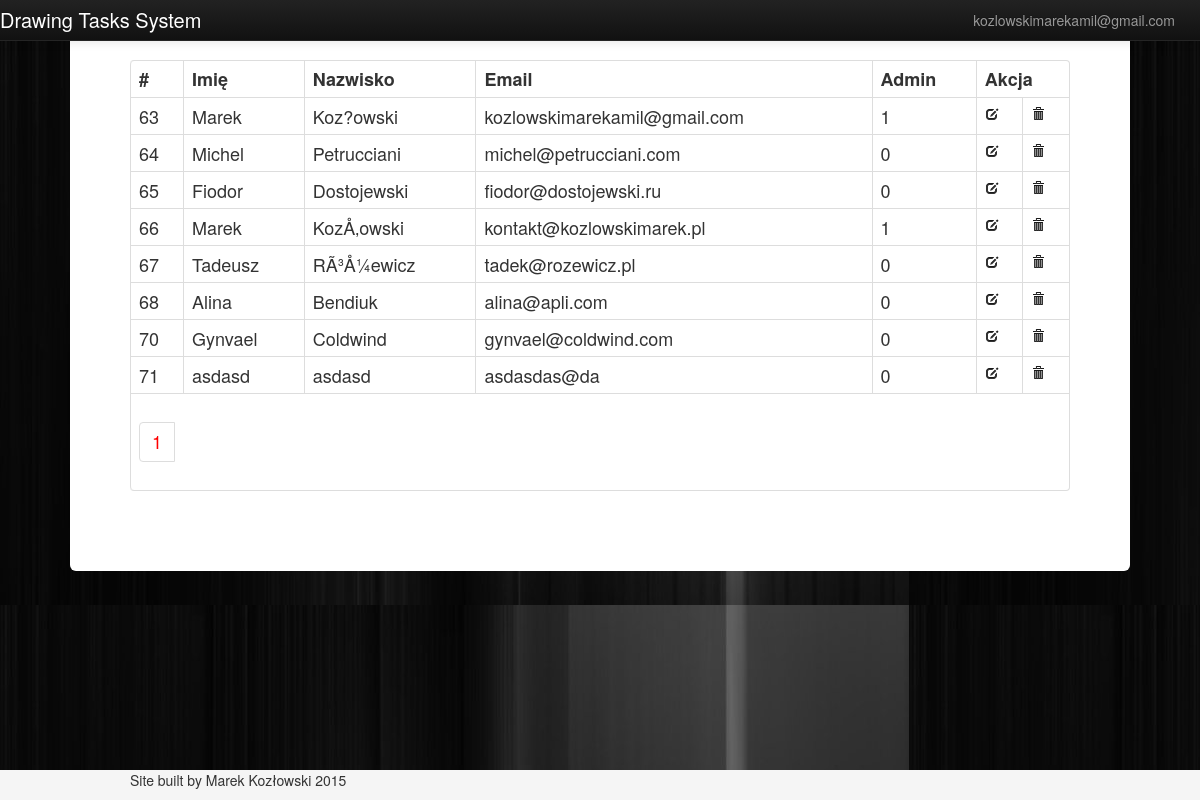
The app's page /users.php (signed in) with its own data.
### tables this page shows
CREATE TABLE `users` (
  `id` int(11) NOT NULL,
  `firstname` varchar(255) NOT NULL,
  `lastname` varchar(255) NOT NULL,
  `email` varchar(255) NOT NULL,
  `password` varchar(255) NOT NULL,
  `verification` varchar(255) NOT NULL,
  `isadmin` int(11) NOT NULL DEFAULT '0'
);

### class.dbfun.php (the view, shortened to what this page needs)
<?php
class dbfun
{
	private $db;
	function __construct($DB_con)
	{
		$this->db = $DB_con;
	}
	public function usersview($query){
		$stmt = $this->db->prepare($query);
		$stmt->execute();
		if($stmt->rowCount()>0)
		{
			while($row=$stmt->fetch(PDO::FETCH_ASSOC))
			{
				?>
                <tr>
                <td><?php print($row['id']); ?></td>
                <td><?php print($row['firstname']); ?></td>
                <td><?php print($row['lastname']); ?></td>
                <td><?php print($row['email']); ?></td>
                <td><?php print($row['isadmin']) ?></td>
                <td align="center">
                <a href="edit_user.php?edit_id=<?php print($row['id']); ?>"><i class="icon-edit"></i></a>
                </td>
                <td align="center">
                <a href="delete_user.php?delete_id=<?php print($row['id']); ?>"><i class="icon-trash"></i></a>
                </td>
                </tr>
                <?php
			}
		}
		else
		{
			?>
            <tr>
            <td>Brak danych</td>
            </tr>
            <?php
		}
	}
				?>
            <?php
	public function paginglink($query,$records_per_page){
		$self = $_SERVER['PHP_SELF'];
		$stmt = $this->db->prepare($query);
		$stmt->execute();
		$total_no_of_records = $stmt->rowCount();
		if($total_no_of_records > 0)
		{
			?><ul class="pagination"><?php
			$total_no_of_pages=ceil($total_no_of_records/$records_per_page);
			$current_page=1;
			for($i=1;$i<=$total_no_of_pages;$i++)
			{
				if($i==$current_page)
				{
					echo "<li><a href='".$self."?page_no=".$i."' style='color:red;'>".$i."</a></li>";
				}
				else
				{
					echo "<li><a href='".$self."?page_no=".$i."'>".$i."</a></li>";
				}
			}
			?>
				</ul>
			<?php
		}
	}
}

### users.php (style rules this page uses)
body { background: url(assets/bglight.png); }
.navbar-fixed-bottom { background-color: #f5f5f5; }
.pagination { display:inline-block;padding-left:0;margin:20px 0;border-radius:4px }
.pagination>li { display:inline }
.pagination>li>a, .pagination>li>span { position:relative;float:left;padding:6px 12px;margin-left:-1px;line-height:1.42857143;color:#337ab7;text-decoration:none;background-color:#fff;border:1px solid #ddd }
.pagination>li:first-child>a,.pagination>li:first-child>span { margin-left:0;border-top-left-radius:4px;border-bottom-left-radius:4px }

### records on screen
users: id "63", firstname "Marek", lastname "Koz?owski", email "kozlowskimarekamil@gmail.com", isadmin "1"
users: id "64", firstname "Michel", lastname "Petrucciani", email "michel@petrucciani.com", isadmin "0"
users: id "65", firstname "Fiodor", lastname "Dostojewski", email "fiodor@dostojewski.ru", isadmin "0"
users: id "66", firstname "Marek", lastname "KozÅ‚owski", email "kontakt@kozlowskimarek.pl", isadmin "1"
users: id "67", firstname "Tadeusz", lastname "RÃ³Å¼ewicz", email "tadek@rozewicz.pl", isadmin "0"
users: id "68", firstname "Alina", lastname "Bendiuk", email "alina@apli.com", isadmin "0"
users: id "70", firstname "Gynvael", lastname "Coldwind", email "gynvael@coldwind.com", isadmin "0"
users: id "71", firstname "asdasd", lastname "asdasd", email "asdasdas@da", isadmin "0"
